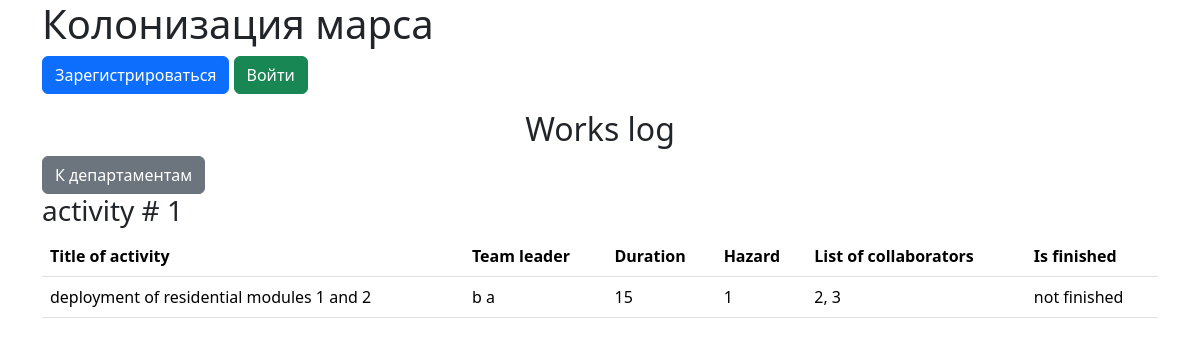
The page / on the database its author committed.
### data/jobs.py (models this page shows)
class Jobs(SqlAlchemyBase, SerializerMixin):
    __tablename__ = "jobs"
    id = sqlalchemy.Column(sqlalchemy.Integer,
                           primary_key=True, autoincrement=True)
    team_leader = sqlalchemy.Column(sqlalchemy.Integer, sqlalchemy.ForeignKey("users.id"))
    job = sqlalchemy.Column(sqlalchemy.String)
    work_size = sqlalchemy.Column(sqlalchemy.Integer)
    hazard = sqlalchemy.Column(sqlalchemy.Integer)
    collaborators = sqlalchemy.Column(sqlalchemy.String)
    start_date = sqlalchemy.Column(sqlalchemy.DateTime, default=datetime.datetime.now)
    end_date = sqlalchemy.Column(sqlalchemy.DateTime, nullable=True)
    is_finished = sqlalchemy.Column(sqlalchemy.Boolean)
    user = orm.relationship('User')

### data/users.py (models this page shows, shortened)
class User(SqlAlchemyBase, UserMixin, SerializerMixin):
    __tablename__ = "users"
    id = sqlalchemy.Column(sqlalchemy.Integer,
                           primary_key=True, autoincrement=True)
    surname = sqlalchemy.Column(sqlalchemy.String)
    name = sqlalchemy.Column(sqlalchemy.String)
    age = sqlalchemy.Column(sqlalchemy.Integer)
    position = sqlalchemy.Column(sqlalchemy.String)
    speciality = sqlalchemy.Column(sqlalchemy.String)
    address = sqlalchemy.Column(sqlalchemy.String)
    email = sqlalchemy.Column(sqlalchemy.String, unique=True)
    city_from = sqlalchemy.Column(sqlalchemy.String)
    hashed_password = sqlalchemy.Column(sqlalchemy.String)
    modified_date = sqlalchemy.Column(sqlalchemy.DateTime, default=datetime.datetime.now)
    jobs = orm.relationship("Jobs", back_populates='user')
    departments = orm.relationship("Department", back_populates='user')

### main.py (the view)
@app.route("/")
def index():
    db_sess = db_session.create_session()
    param = {}
    param["activities"] = db_sess.query(Jobs).all()
    param["current_user"] = current_user
    return flask.render_template('job-journal.html', **param)

### data/db_session.py (called while the page is built)
def create_session() -> Session:
    global __factory
    return __factory()

### templates/job-journal.html (shortened to what this page needs)
{% extends 'base.html' %}
{% block content %}
  <h2 class="text-center">Works log</h2>
  <a href="/departments/" class="btn btn-secondary">К департаментам</a>
  {% for job in activities %}
    <h3>activity # {{loop.index}}</h3>
    <table class="table">
      <thead>
        <tr>
          <th scope="col">Title of activity</th>
          <th scope="col">Team leader</th>
          <th scope="col">Duration</th>
          <th scope="col">Hazard</th>
          <th scope="col">List of collaborators</th>
          <th scope="col">Is finished</th>
        </tr>
      </thead>
      <tbody>
        <tr>
          <td>{{ job.job }}</td>
          <td>{{ job.user.name }} {{ job.user.surname }}</td>
          <td>{{ job.work_size }}</td>
          <td>{{ job.hazard }}</td>
          <td>{{ job.collaborators }}</td>
          <td>{% if job.is_finished %}finished{% else %}not finished{% endif %}</td>
        </tr>
      </tbody>
    </table>
  {% endfor %}
{% endblock %}

### rows shown on the page
Jobs: job "deployment of residential modules 1 and 2", user.name "b", user.surname "a", work_size "15", hazard "1", collaborators "2, 3", is_finished "not finished"
